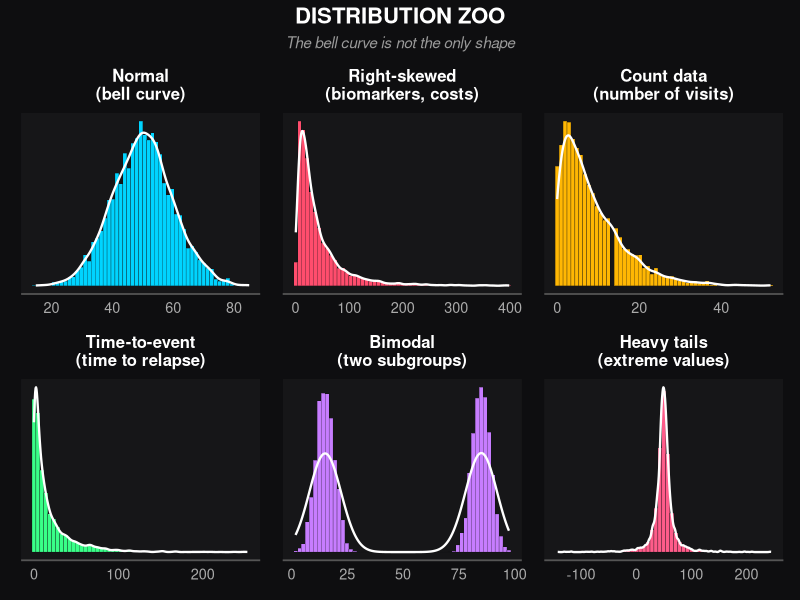
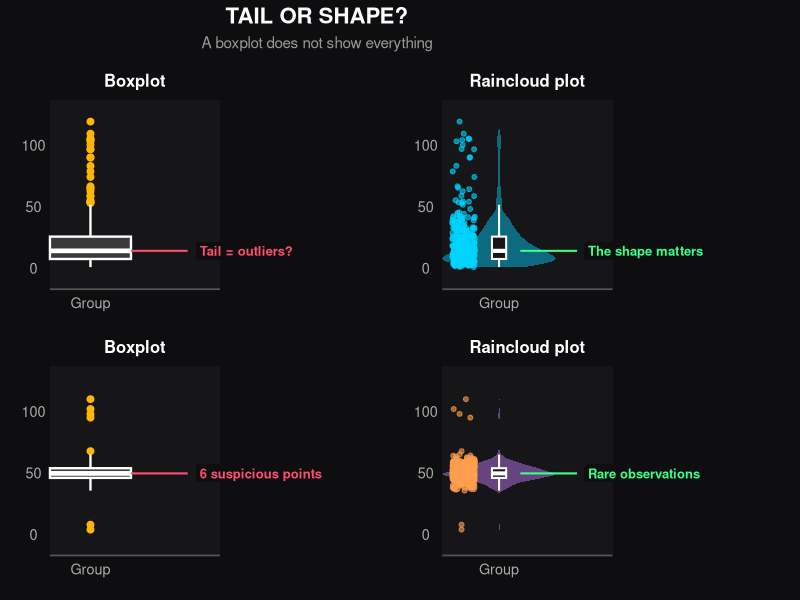
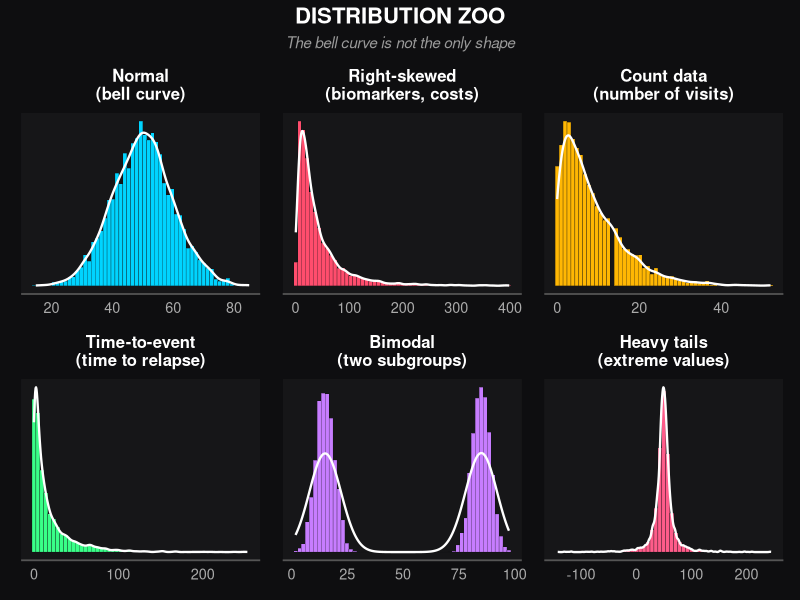
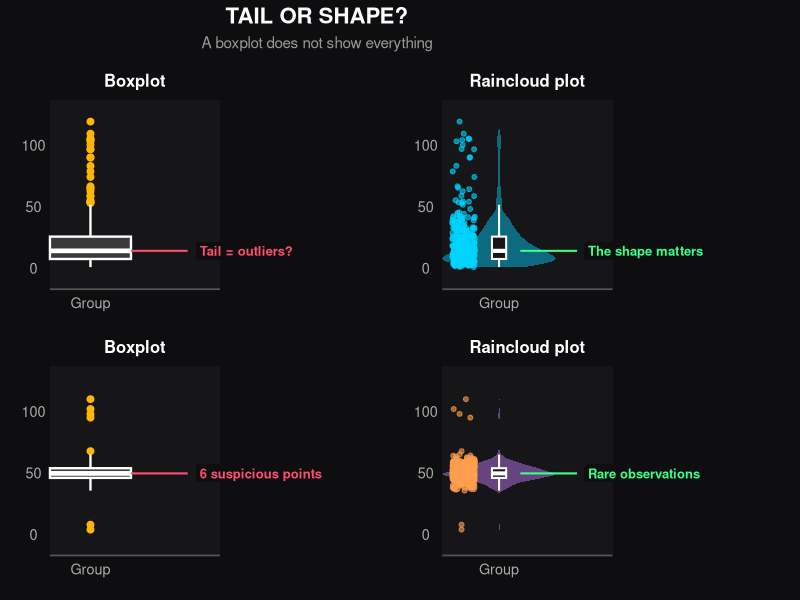

The R source for these figures, in order:
# ============================================================
# DISTRIBUTION ZOO
# Real-world data rarely look perfectly normal
# ============================================================

# Packages
library(ggplot2)
library(patchwork)

dir.create("outputs", showWarnings = FALSE) 

# ============================================================
# PART 1. DISTRIBUTION ZOO
# ============================================================

set.seed(7)

n <- 5000


# ------------------------------------------------------------
# 1. Generate different types of data
# ------------------------------------------------------------

data_list <- list(

  "Normal\n(bell curve)" =
    rnorm(n, mean = 50, sd = 10),

  "Right-skewed\n(biomarkers, costs)" =
    rlnorm(n, meanlog = 3.3, sdlog = 1.0),

  "Count data\n(number of visits)" =
    rnbinom(n, size = 1.5, prob = 0.15),

  "Time-to-event\n(time to relapse)" =
    rweibull(n, shape = 0.7) * 15,

  "Bimodal\n(two subgroups)" =
    c(
      rnorm(n / 2, mean = 15, sd = 4),
      rnorm(n / 2, mean = 85, sd = 4)
    ),

  "Heavy tails\n(extreme values)" =
    rt(n, df = 1.5) * 8 + 50
)

# Trim rare extreme values so the shape stays visible.
# Without this, rt(df = 1.5) especially can stretch the x-axis
# until the actual shape becomes invisible.
clip_range <- function(x, lo, hi) x[x >= lo & x <= hi]

data_list[["Right-skewed\n(biomarkers, costs)"]] <-
  clip_range(data_list[["Right-skewed\n(biomarkers, costs)"]], 0, 400)

data_list[["Count data\n(number of visits)"]] <-
  clip_range(data_list[["Count data\n(number of visits)"]], 0, 60)

data_list[["Heavy tails\n(extreme values)"]] <-
  clip_range(data_list[["Heavy tails\n(extreme values)"]], -150, 250)


# ------------------------------------------------------------
# 2. Colors
# ------------------------------------------------------------

colors <- c(
  "#00d4ff",
  "#ff4d6d",
  "#ffb703",
  "#39ff88",
  "#c77dff",
  "#ff5c8a"
)


# ------------------------------------------------------------
# 3. Common dark theme
# ------------------------------------------------------------

dark_theme <- theme_minimal(base_size = 13) +

  theme(

    plot.background = element_rect(
      fill = "#0e0e10",
      color = NA
    ),

    panel.background = element_rect(
      fill = "#161618",
      color = NA
    ),

    plot.title = element_text(
      color = "white",
      face = "bold",
      size = 12,
      hjust = 0.5
    ),

    axis.text = element_text(
      color = "#aaaaaa"
    ),

    axis.title = element_blank(),

    # Intentional here: a density-histogram y-axis carries no
    # meaningful units, so it stays hidden for Part 1 only.
    axis.text.y = element_blank(),

    panel.grid = element_blank(),

    axis.line.x = element_line(
      color = "#555555"
    )
  )


# ------------------------------------------------------------
# 4. Function for one histogram
# ------------------------------------------------------------

make_histogram <- function(data, title, color) {

  ggplot(
    data.frame(x = data),
    aes(x = x)
  ) +

    geom_histogram(
      aes(y = after_stat(density)),
      bins = 55,
      fill = color,
      color = "#0e0e10",
      linewidth = 0.1
    ) +

    geom_density(
      color = "white",
      linewidth = 0.8
    ) +

    labs(title = title) +

    dark_theme
}


# ------------------------------------------------------------
# 5. Create six histograms
# ------------------------------------------------------------

histograms <- lapply(
  seq_along(data_list),
  function(i) {

    make_histogram(
      data = data_list[[i]],
      title = names(data_list)[i],
      color = colors[i]
    )
  }
)


# ------------------------------------------------------------
# 6. Combine histograms
# ------------------------------------------------------------

distribution_plot <-
  wrap_plots(
    histograms,
    ncol = 3
  ) +

  plot_annotation(

    title = "DISTRIBUTION ZOO",

    subtitle =
      "The bell curve is not the only shape",

    theme = theme(

      plot.background = element_rect(
        fill = "#0e0e10",
        color = NA
      ),

      plot.title = element_text(
        color = "white",
        face = "bold",
        size = 16,
        hjust = 0.5
      ),

      plot.subtitle = element_text(
        color = "#999999",
        face = "italic",
        hjust = 0.5
      )
    )
  )


# Display
distribution_plot


# Save
ggsave(
  "outputs/distribution_zoo_dark.png",
  plot = distribution_plot,
  width = 15,
  height = 8.5,
  dpi = 200,
  bg = "#0e0e10"
)


# ============================================================
# PART 2. BOXPLOT VS RAINCLOUD
# ============================================================

set.seed(7)

# ------------------------------------------------------------
# 7. Generate skewed data
# ------------------------------------------------------------
skewed_data <- rlnorm(400, meanlog = 2.6, sdlog = 0.9)
skewed_data <- skewed_data[skewed_data < 120]

# ------------------------------------------------------------
# 8. Generate data with extreme observations
# ------------------------------------------------------------
extreme_values <- c(95, 98, 102, 4, 8, 110)
outlier_data <- c(rnorm(394, mean = 50, sd = 6), extreme_values)

# ------------------------------------------------------------
# 9. Boxplot function
# ------------------------------------------------------------
make_boxplot <- function(data, label, y_limits) {

  med <- median(data)
  box_width <- 0.5          # explicit width -> known edge position
  edge <- 1 + box_width / 2 # right edge of the box = 1.25

  ggplot(data.frame(x = "Group", y = data), aes(x = x, y = y)) +

    geom_boxplot(
      width = box_width,
      fill = "#3a3a3d",
      color = "white",
      outlier.colour = "#ffb703",
      outlier.size = 2,
      linewidth = 0.8
    ) +

    annotate(
      "segment",
      x = edge, xend = edge + 0.35,
      y = med, yend = med,
      color = "#ff4d6d", linewidth = 0.7
    ) +

    annotate(
      "label",
      x = edge + 0.4, y = med, label = label, hjust = 0,
      color = "#ff4d6d", fill = "#0e0e10",
      label.size = 0, fontface = "bold", size = 3.3
    ) +

    coord_cartesian(ylim = y_limits, clip = "off") +

    scale_x_discrete(expand = expansion(mult = c(0.25, 0.8))) +

    labs(x = NULL, y = NULL) +   # kill stray "x"/"y" titles by default

    dark_theme +

    theme(
      plot.margin = margin(t = 10, r = 130, b = 10, l = 10),
      axis.title.x = element_blank(),
      axis.text.y = element_text(color = "#aaaaaa")   # restore the y-scale for Part 2
    )
}


# ------------------------------------------------------------
# 10. Raincloud plot function
# ------------------------------------------------------------
make_raincloud <- function(data, label, fill_color, point_color, y_limits) {

  df <- data.frame(x = "Group", y = data)
  df$x_jitter <- 0.75 + runif(nrow(df), min = -0.08, max = 0.08)

  med <- median(data)
  edge <- 1.15  # violin tapers well before this at median density, safe leader-line start

  ggplot(df, aes(x = x, y = y)) +

    geom_violin(fill = fill_color, color = NA, alpha = 0.45, width = 0.8) +

    geom_boxplot(
      width = 0.1, fill = "#161618", color = "white",
      linewidth = 0.7, outlier.shape = NA
    ) +

    geom_point(aes(x = x_jitter, y = y), color = point_color, alpha = 0.6, size = 1.4) +

    annotate(
      "segment",
      x = edge, xend = edge + 0.4,
      y = med, yend = med,
      color = "#39ff88", linewidth = 0.7
    ) +

    annotate(
      "label",
      x = edge + 0.45, y = med, label = label, hjust = 0,
      color = "#39ff88", fill = "#0e0e10",
      label.size = 0, fontface = "bold", size = 3.3
    ) +

    coord_cartesian(ylim = y_limits, clip = "off") +

    scale_x_discrete(expand = expansion(mult = c(0.25, 0.8))) +

    labs(x = NULL, y = NULL) +

    dark_theme +

    theme(
      plot.margin = margin(t = 10, r = 130, b = 10, l = 10),
      axis.title.x = element_blank(),
      axis.text.y = element_text(color = "#aaaaaa")   # restore the y-scale for Part 2
    )
}

# ------------------------------------------------------------
# 11. Create four plots
# ------------------------------------------------------------

p1 <- make_boxplot(skewed_data, "Tail = outliers?", c(-10, 130)) +
  labs(title = "Boxplot") + ylab("Skewed data")

p2 <- make_raincloud(skewed_data, "The shape matters", "#00d4ff", "#00d4ff", c(-10, 130)) +
  labs(title = "Raincloud plot")

p3 <- make_boxplot(outlier_data, "6 suspicious points", c(-10, 130)) +
  labs(title = "Boxplot") + ylab("Extreme observations")

p4 <- make_raincloud(outlier_data, "Rare observations", "#c77dff", "#ff9f4d", c(-10, 130)) +
  labs(title = "Raincloud plot")

# ------------------------------------------------------------
# 12. Combine boxplot and raincloud plots
# ------------------------------------------------------------

boxplot_comparison <-
  (p1 | p2) / (p3 | p4) +
  plot_annotation(
    title = "TAIL OR SHAPE?",
    subtitle = "A boxplot does not show everything",
    theme = theme(
      plot.background = element_rect(fill = "#0e0e10", color = NA),
      plot.title = element_text(color = "white", face = "bold", size = 16, hjust = 0.5),
      plot.subtitle = element_text(color = "#999999", hjust = 0.5)
    )
  )

boxplot_comparison

ggsave(
  "outputs/boxplot_vs_raincloud_dark.png",
  plot = boxplot_comparison,
  width = 14, height = 11.5, dpi = 300,
  bg = "#0e0e10"
)



# ============================================================
# PART 3. WHAT CAN WE DO WITH DIFFERENT DATA?
# ============================================================


guidance <- data.frame(
  
  Distribution = c(
    "Normal",
    "Right-skewed",
    "Count data",
    "Time-to-event",
    "Bimodal",
    "Heavy tails"
  ),
  
  Example = c(
    "Continuous measurements",
    "Biomarkers, healthcare costs",
    "Number of visits or events",
    "Time to relapse",
    "Possible subgroups",
    "Extreme observations"
  ),
  
  What_to_check = c(
    "Model assumptions",
    "Skewness and positive values",
    "Dispersion and zero counts",
    "Censoring and event structure",
    "Subgroups and mixture structure",
    "Data quality and influential values"
  ),
  
  Possible_approach = c(
    "Linear models if assumptions are satisfied",
    "Log transformation or Gamma GLM",
    "Poisson or Negative Binomial",
    "Survival analysis",
    "Investigate subgroups",
    "Robust methods and sensitivity analysis"
  )
)


# Display table

print(guidance)


# Save table

write.csv(
  guidance,
  "outputs/distribution_guidance.csv",
  row.names = FALSE,
  fileEncoding = "UTF-8"
)
